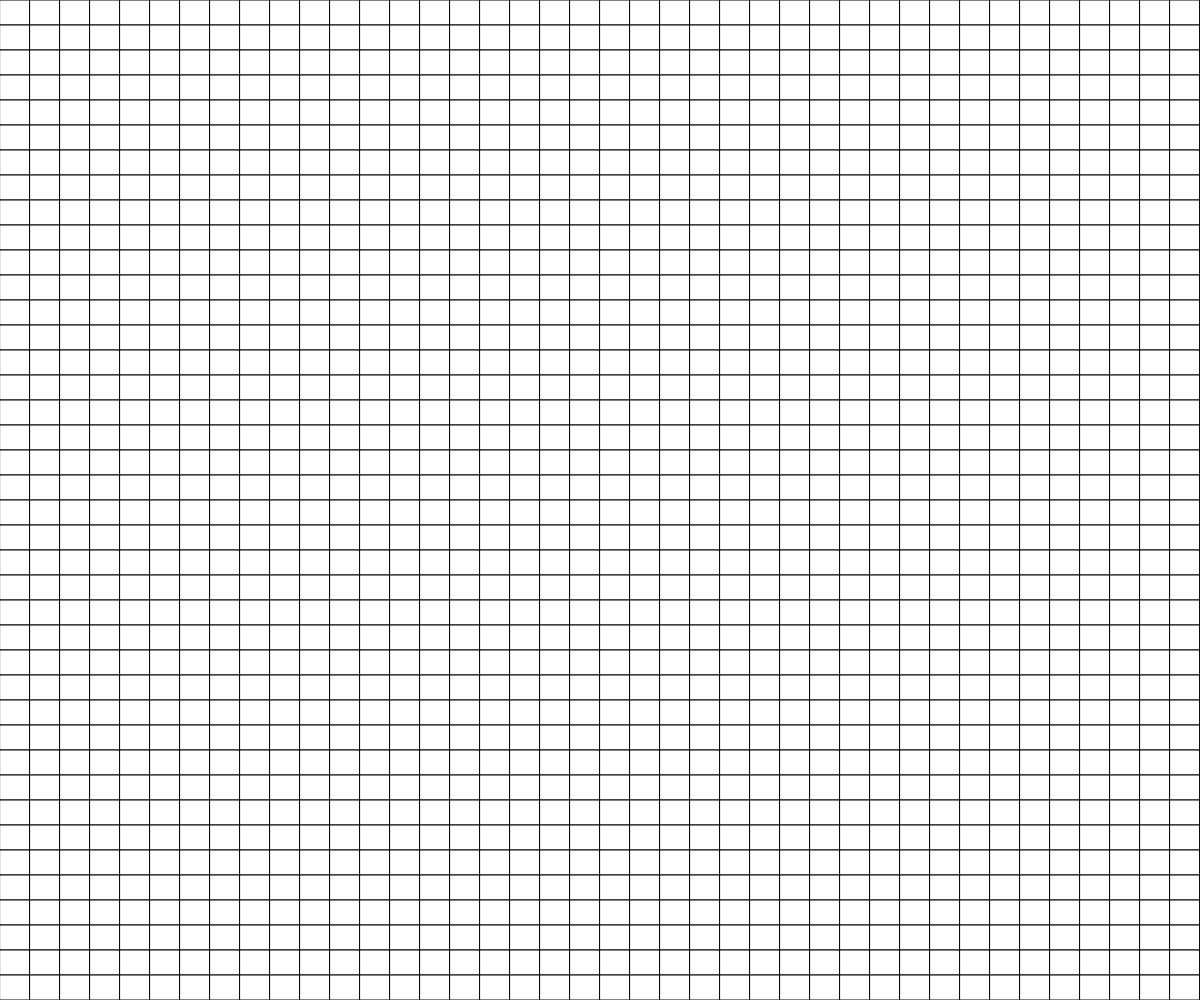
Frame 1 (no input)
Frame 60 (no input): identical to frame 1, image omitted
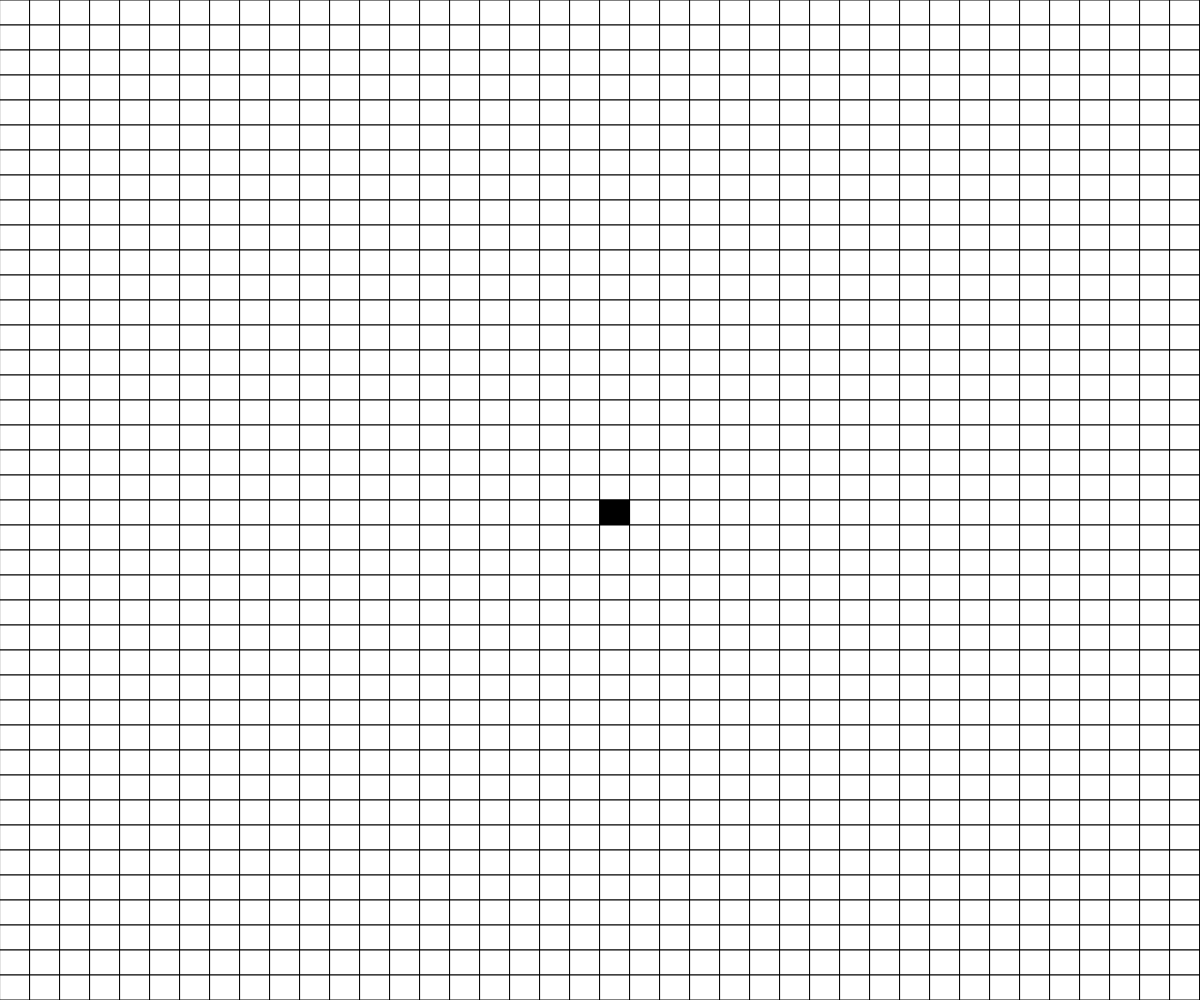
Frame 120 (the mouse pressed at the canvas centre since frame 60)

The p5.js sketch that drew these frames (run headless with seeded random() and noise() and a simulated clock; from frame 60 on, the mouse is pressed at the canvas centre):

// p5.js sketch
// ── sketch.js
// Conway's game of life

let grid;
let gridSize = 40;
let cellHeight, cellWidth;
let autoPlay = false;

function setup() {
  createCanvas(windowWidth, windowHeight);

  grid = createEmptyGrid();
  cellHeight = height/gridSize;
  cellWidth = width/gridSize;
}

function draw() {
  background(220);
  if (autoPlay && frameCount % 20 === 0) {
    nextTurn();
  }
  displayGrid();
}

function createEmptyGrid() {
  let board = [];
  
  for (let y = 0; y <= gridSize; y++) {
    board.push([]);
    for (let x = 0; x <= gridSize; x++) {
      board[y].push(0);
    }
  }
  return board;
}

function displayGrid() {
  for (let y = 0; y < gridSize; y++) {
    for (let x = 0; x <= gridSize; x++) {
      if (grid[y][x] === 0) {
        fill("white");
      }
      if (grid[y][x] === 1) {
        fill("black");
      } 
      rect(x * cellWidth, y*cellHeight, cellWidth, cellHeight);
    }
  }
}

function createRandomGrid() {
  let board = [];
  
  for (let y = 0; y <= gridSize; y++) {
    board.push([]);
    for (let x = 0; x <= gridSize; x++) {
      if (random(0, 100) > 50) {
        board[y].push(1);
      }
      else {
        board[y].push(0);
      }
    }
  }
  return board;
}

function mousePressed() {
  let cellX = Math.floor(mouseX/cellWidth);
  let cellY = Math.floor(mouseY/cellHeight);

  if (grid[cellY][cellX] === 0) {
    grid[cellY][cellX] = 1;
  }
  else {
    grid[cellY][cellX] = 0;
  } 
}

function keyPressed() {
  if (key === "e") {
    grid = createEmptyGrid();
  }
  if (key === "r") {
    grid = createRandomGrid();
  }
  if (key === " ") {
    nextTurn();
  }
  if (key === "p") {
    autoPlay = !autoPlay;
  }
}

function nextTurn() {
  let newBoard = createEmptyGrid();
  for (let y = 0; y < gridSize; y++) {
    for (let x = 0; x < gridSize; x++) {
      let neighbors = 0;

      // look at surrounding cells
      for (let i = -1; i <= 1; i++) {
        for (let j = -1; j <= 1; j++) {
          if (y + i >= 0 && x + j >= 0 && y+i <gridSize && x + j < gridSize) {
            neighbors += grid[i+y][j+x];
          }
        }
      }

      // don't count itself
      neighbors -= grid[y][x];

      // apply rules of game
      if (grid[y][x] === 1) {
        if (neighbors === 2 || neighbors === 3) {
          newBoard[y][x] = 1;
        }
      }

      if (grid[y][x] === 0) {
        if (neighbors === 3) {
          newBoard[y][x] = 1;
        }
      }
    }
  }
  grid = newBoard;
}
